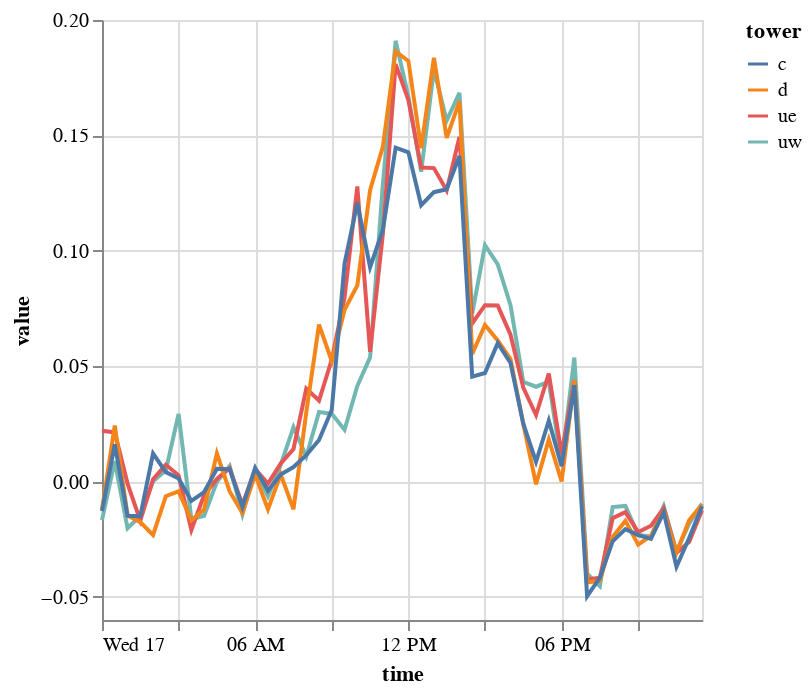

Source (notebook cell):
### Code cell
alt.Chart(
    sos_df[sos_df.variable.isin(
        ['w_tc__3m_c', 'w_tc__3m_d', 'w_tc__3m_ue', 'w_tc__3m_uw']
    )].set_index(
    'time'
).loc['20230517'].reset_index()
).mark_line().encode(
    alt.X('time:T'),
    alt.Y('value:Q'),
    alt.Color('tower:N')
)

### Figure 1 — Vega-Lite specification as saved in the notebook (floating-point values rounded to 4 significant figures; data arrays with more than 128 entries replaced by an {"elided": "..."} marker saying what was removed)
{"config": {"view": {"continuousWidth": 300, "continuousHeight": 300}}, "data": {"name": "data-010dbaf326ae0782a369f8fc45a7cbfa"}, "mark": {"type": "line"}, "encoding": {"color": {"field": "tower", "type": "nominal"}, "x": {"field": "time", "type": "temporal"}, "y": {"field": "value", "type": "quantitative"}}, "$schema": "https://vega.github.io/schema/vega-lite/v5.20.1.json", "datasets": {"data-010dbaf326ae0782a369f8fc45a7cbfa": {"elided": "192 records"}}}
